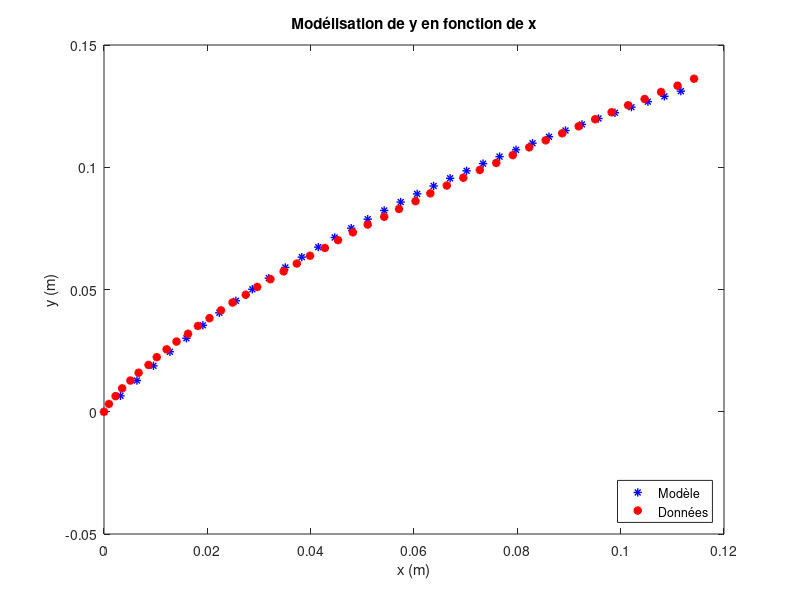

The MATLAB script that drew this image:
% Script pour optimiser le critere par la methode de descente du gradient à pas fixe

clear all
close all
clc

% Rapport pixel à mètre
  r_px_m = 3.19*1e-4;

% valeurs relevees de la courbe du lycra
  x = [0; 3; 7; 11; 16; 21; 27; 32; 38; 44; 51; 57; 64; 71; 78; 86; 93; 101; 109; 117; 125; 134; 142; 151; 160; 170; 179; 189; 198; 208; 218; 228; 238; 248; 258; 268; 278; 288; 298; 308; 318; 328; 338; 348; 358]*r_px_m;
  y = [0; 10; 20; 30; 40; 50; 60; 70; 80; 90; 100; 110; 120; 130; 140; 150; 160; 170; 180; 190; 200; 210; 220; 230; 240; 250; 260; 270; 280; 290; 300; 310; 319; 329; 339; 348; 357; 366; 375; 384; 393; 401; 410; 418; 427]*r_px_m;
  N = length(y);

% Parametres
  rho	  =	1e-3;
  beta1_0 = -0.3;
  beta2_0 =	0.99;
  beta3_0 = 7;
  beta4_0 = 0.303;
  nbItMax =	500000;
  numFig  = 1;

% 1. Descente de gradient
	% a. Initialisation
    ind = 2 ;
    seuil = 1e-9 ;
    delta = seuil + 1 ;
	beta = [beta1_0 ; beta2_0 ; beta3_0 ; beta4_0];		% valeur initiale des parametres
	J_ind0 = sum((y-beta(1,ind-1)./(beta(2,ind-1)+beta(3,ind-1).*x)-beta(4,ind-1)).^2);		% Valeur du critere pour les parametres initiaux
        
    % b. Iterations
 	while (ind < nbItMax) & delta > seuil
        % Calcul du gradient 
          A = (y-beta(1,ind-1)./(beta(3,ind-1).*x+beta(2,ind-1))-beta(4,ind-1));
          gradJ = (1/N)*[ sum(-2./(beta(3,ind-1).*x+beta(2,ind-1)).*A); sum(2.*A.*beta(1,ind-1)./(beta(2,ind-1)+beta(3,ind-1).*x).^2) ; sum(2.*A.*beta(1,ind-1).*x./(beta(2,ind-1)+beta(3,ind-1).*x).^2) ; sum(-2.*A) ];
%                
%      --> mise a jour des parametres par la méthode à pas fixe
          beta(:,ind) = beta(:,ind-1)-rho*gradJ;
          J_ind = sum((y-beta(1,ind)./(beta(2,ind)+beta(3,ind).*x)-beta(4,ind)).^2);
          J_ind0 = sum((y-beta(1,ind-1)./(beta(2,ind-1)+beta(3,ind-1).*x)-beta(4,ind-1)).^2);
 
          delta = abs(J_ind-J_ind0) ;
          ind=ind+1;
    end
    
    if ind==nbItMax
      fprintf("Nombre d'itération maximal atteint !\n")
    else
      fprintf("Critère d'arrêt après %i itérations\n",ind)
    end
       
%   Affichage y en fonction de l'x avec les paramètres beta calculés
    x2=[0:10*r_px_m:350*r_px_m];
    figure(3)
    grid on 
    plot(x2,beta(1,end)./(beta(2,end)+beta(3,end).*x2)+beta(4,end),'b*','LineWidth',1)
    hold on
    plot(x,y,'r*','LineWidth',2)
    legend({'Modèle','Données'},'Location','southeast')
    title("Modélisation de y en fonction de x")
    xlabel("x (m)")
    ylabel("y (m)")
    hold off
    
%   Affichage de paramètres optimaux et de l'EQM
    beta(1,end)
    beta(2,end)
    beta(3,end)
    beta(4,end)
    J_ind